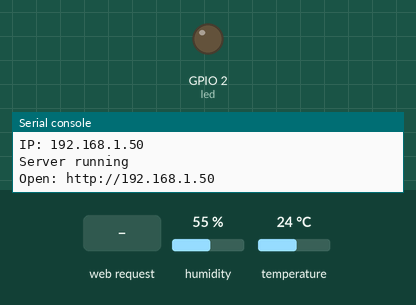
Recording of a program running on a simulated ESP32 board running MicroPython. On the bench: output pins drawn as LEDs (lit = HIGH), the last lines printed to the serial console. Inputs (shaded band) come from the test bench; at power-on: humidity 55 %, temperature 24 °C. WiFi joins after 1.5 s.

Above: at 2.7 s.
2.8 s: HTTP request GET /on received
At 3.7 s:
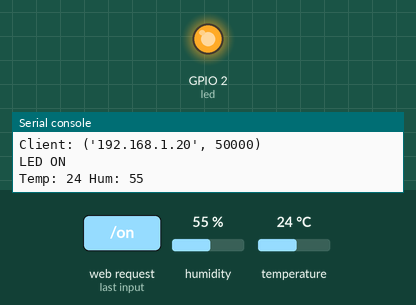
4.3 s: HTTP request GET /off received
At 4.9 s:
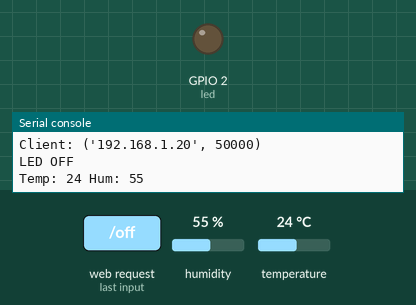
Timing chart, 0 to 7.3 s (numbered marks = the images above; inputs shaded):
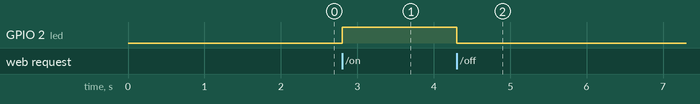

Measured:
- after the input at 2.8 s, GPIO 2 (led): LOW → HIGH at once
- after the input at 4.3 s, GPIO 2 (led): HIGH → LOW at once

The program:

main.py
```python
import network
import socket
from machine import Pin
import dht
import time

# ---------------- LED ----------------
led = Pin(2, Pin.OUT)

# ---------------- DHT SENSOR ----------------
sensor = dht.DHT11(Pin(4))   # change to DHT22 if needed

# ---------------- WIFI ----------------
wifi = network.WLAN(network.STA_IF)
wifi.active(True)

print("Connecting to WiFi...")
wifi.connect("WIFI_NAME", "wIFI_Pass")

while not wifi.isconnected():
    pass

ip = wifi.ifconfig()[0]

print("Connected!")
print("IP:", ip)

# ---------------- SERVER ----------------
addr = socket.getaddrinfo('0.0.0.0', 80)[0][-1]

server = socket.socket()
server.bind(addr)
server.listen(5)

print("Server running")
print("Open: http://{}".format(ip))

# ---------------- LOOP ----------------
while True:
    client, addr = server.accept()
    print("Client:", addr)

    request = client.recv(1024).decode()

    # LED control
    if "/on" in request:
        led.value(1)
        print("LED ON")

    if "/off" in request:
        led.value(0)
        print("LED OFF")

    # ---------------- READ TEMP ----------------
    try:
        sensor.measure()
        temp = sensor.temperature()
        hum = sensor.humidity()
        print("Temp:", temp, "Hum:", hum)
    except:
        temp = "Error"
        hum = "Error"
        print("Sensor read failed")

    # ---------------- HTML ----------------
    response = """HTTP/1.1 200 OK
Content-Type: text/html
Connection: close

<!DOCTYPE html>
<html>
<head>
<title>ESP32 Temp Dashboard</title>

<style>
body{
    margin:0;
    background:#0f172a;
    font-family:Arial;
    color:white;
    text-align:center;
}

.card{
    width:320px;
    margin:80px auto;
    padding:25px;
    background:#111827;
    border-radius:20px;
    box-shadow:0 0 20px rgba(0,0,0,0.6);
}

h1{
    font-size:24px;
}

.data{
    font-size:22px;
    margin:15px 0;
}

button{
    width:200px;
    padding:12px;
    margin:10px;
    border:none;
    border-radius:10px;
    font-size:18px;
    font-weight:bold;
}

.on{background:#22c55e;color:white;}
.off{background:#ef4444;color:white;}
</style>

</head>

<body>

<div class="card">
<h1>🌡 ESP32 Temperature Monitor</h1>

<div class="data">Temperature: """ + str(temp) + """ °C</div>
<div class="data">Humidity: """ + str(hum) + """ %</div>

<a href="/on"><button class="on">LED ON</button></a>
<br>
<a href="/off"><button class="off">LED OFF</button></a>

</div>

</body>
</html>
"""

    client.send(response.encode())
    client.close()
```
